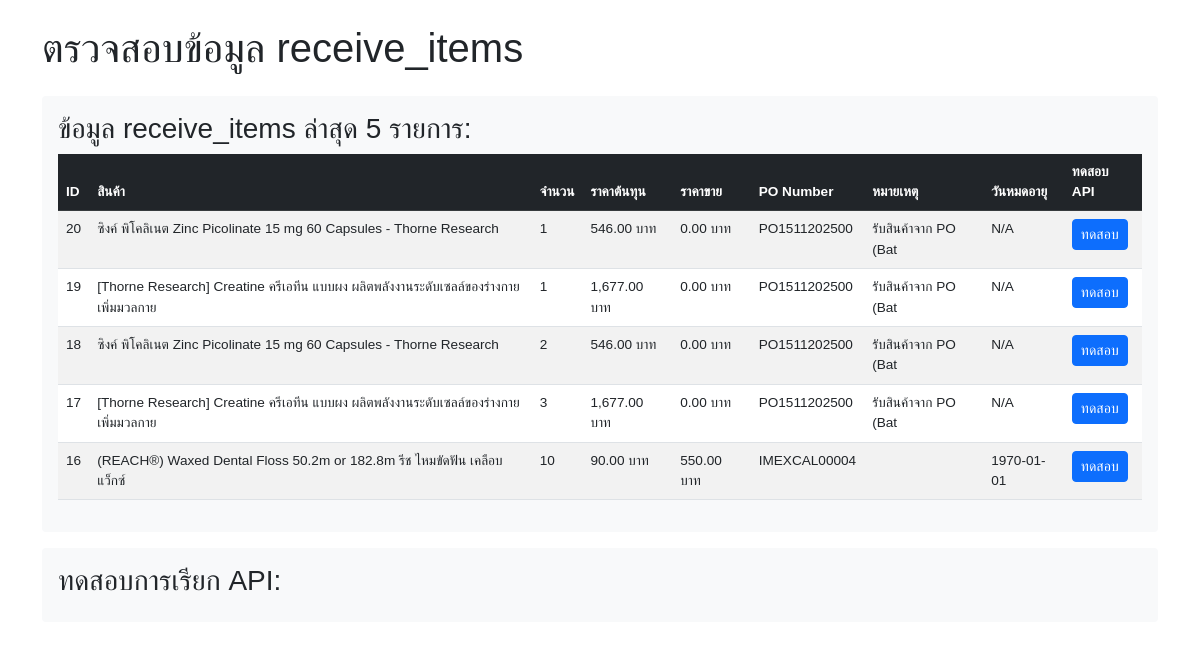
/receive/check_data.php, run on an earlier commit of the app's database.
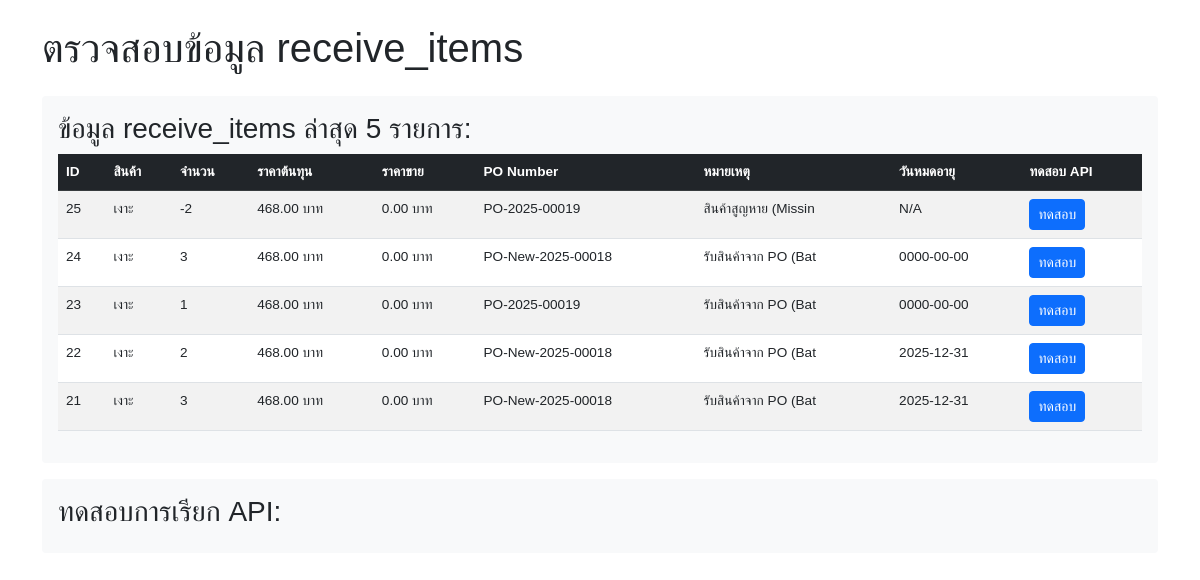
And on a later commit of the database.
### tables this page shows
CREATE TABLE `receive_items` (
  `receive_id` int(11) NOT NULL,
  `item_id` int(11) NOT NULL,
  `po_id` int(11) NOT NULL,
  `receive_qty` decimal(10,2) NOT NULL,
  `expiry_date` date DEFAULT NULL,
  `remark_color` varchar(50) DEFAULT NULL,
  `remark_split` varchar(50) DEFAULT NULL,
  `remark` text DEFAULT NULL,
  `created_by` int(11) DEFAULT NULL,
  `created_at` timestamp NULL DEFAULT current_timestamp()
);

CREATE TABLE `products` (
  `product_id` int(11) NOT NULL,
  `name` varchar(100) NOT NULL,
  `sku` varchar(255) DEFAULT NULL,
  `barcode` varchar(50) DEFAULT NULL,
  `unit` varchar(20) DEFAULT NULL,
  `image` varchar(255) DEFAULT NULL,
  `remark_color` varchar(100) NOT NULL,
  `remark_split` int(11) NOT NULL,
  `is_active` int(11) NOT NULL,
  `created_by` int(11) DEFAULT NULL,
  `created_at` datetime DEFAULT current_timestamp(),
  `product_category_id` int(11) DEFAULT NULL,
  `category_name` varchar(100) DEFAULT NULL COMMENT 'ชื่อประเภท'
);

CREATE TABLE `purchase_order_items` (
  `item_id` int(11) NOT NULL,
  `po_id` int(11) DEFAULT NULL,
  `product_id` int(11) DEFAULT NULL,
  `temp_product_id` int(11) DEFAULT NULL COMMENT 'ลิงก์ไปยัง temp_products หากเป็นสินค้าใหม่',
  `qty` decimal(10,2) DEFAULT NULL,
  `price_per_unit` decimal(10,2) DEFAULT NULL,
  `sale_price` decimal(10,2) NOT NULL,
  `total` decimal(12,2) DEFAULT NULL,
  `created_at` timestamp NOT NULL DEFAULT current_timestamp() ON UPDATE current_timestamp(),
  `currency_id` int(11) DEFAULT 1 COMMENT 'สกุลเงินของรายการ',
  `price_original` decimal(10,2) DEFAULT 0.00 COMMENT 'ราคาต่อหน่วยในสกุลเงินต้นฉบับ',
  `price_base` decimal(10,2) DEFAULT 0.00 COMMENT 'ราคาต่อหน่วยในสกุลเงินฐาน (บาท)',
  `currency` varchar(3) DEFAULT 'THB' COMMENT 'Currency code (THB, USD, etc.)',
  `original_price` decimal(10,2) DEFAULT NULL COMMENT 'Original price in the specified currency',
  `quantity` decimal(10,2) DEFAULT NULL COMMENT 'จำนวน (alias for qty)',
  `unit_price` decimal(10,2) DEFAULT NULL COMMENT 'ราคา/หน่วย (alias for price_per_unit)',
  `unit` varchar(20) DEFAULT NULL COMMENT 'หน่วยนับ',
  `po_item_amount` decimal(12,2) DEFAULT NULL COMMENT 'ยอดรวมรายการ'
);

CREATE TABLE `purchase_orders` (
  `po_id` int(11) NOT NULL,
  `po_number` varchar(20) DEFAULT NULL,
  `supplier_id` int(11) DEFAULT NULL COMMENT 'ลูกค้า',
  `order_date` datetime DEFAULT NULL,
  `total_amount` decimal(12,2) DEFAULT NULL,
  `ordered_by` int(11) DEFAULT NULL COMMENT 'ผู้บันทึก',
  `status` enum('pending','partial','completed','cancel') DEFAULT NULL,
  `remark` text DEFAULT NULL,
  `created_at` datetime NOT NULL DEFAULT current_timestamp() ON UPDATE current_timestamp(),
  `currency_id` int(11) DEFAULT 1 COMMENT 'สกุลเงินที่ใช้',
  `exchange_rate` decimal(10,6) DEFAULT 1.000000 COMMENT 'อัตราแลกเปลี่ยนขณะสั่งซื้อ',
  `total_amount_original` decimal(15,2) DEFAULT 0.00 COMMENT 'ยอดรวมในสกุลเงินต้นฉบับ',
  `total_amount_base` decimal(15,2) DEFAULT 0.00 COMMENT 'ยอดรวมในสกุลเงินฐาน (บาท)'
);

### receive/check_data.php (the view, shortened to what this page needs)
<?php
require '../config/db_connect.php';
?>
<!DOCTYPE html>
<html lang="th">
<head>
    <link href="https://cdn.jsdelivr.net/npm/bootstrap@5.3.0/dist/css/bootstrap.min.css" rel="stylesheet">
</head>
<body>
    <div class="container py-4">
        <h1 class="mb-4">ตรวจสอบข้อมูล receive_items</h1>
        <?php
        try {
            $sql = "SELECT r.receive_id, r.receive_qty, r.remark, r.expiry_date,
                           poi.price_per_unit, poi.sale_price,
                           p.name as product_name, po.po_number
                    FROM receive_items r
                    LEFT JOIN purchase_order_items poi ON r.item_id = poi.item_id
                    LEFT JOIN products p ON poi.product_id = p.product_id
                    LEFT JOIN purchase_orders po ON r.po_id = po.po_id
                    ORDER BY r.receive_id DESC LIMIT 5";
            $stmt = $pdo->query($sql);
            $results = $stmt->fetchAll(PDO::FETCH_ASSOC);
            if (empty($results)) {
                echo '<div class="alert alert-warning">ไม่พบข้อมูล receive_items</div>';
            } else {
                echo '<div class="test-result">';
                echo '<h3>ข้อมูล receive_items ล่าสุด 5 รายการ:</h3>';
                echo '<div class="table-responsive">';
                echo '<table class="table table-striped data-table">';
                echo '<thead class="table-dark">';
                echo '<tr>';
                echo '<th>ID</th>';
                echo '<th>สินค้า</th>';
                echo '<th>จำนวน</th>';
                echo '<th>ราคาต้นทุน</th>';
                echo '<th>ราคาขาย</th>';
                echo '<th>PO Number</th>';
                echo '<th>หมายเหตุ</th>';
                echo '<th>วันหมดอายุ</th>';
                echo '<th>ทดสอบ API</th>';
                echo '</tr>';
                echo '</thead>';
                echo '<tbody>';
                foreach ($results as $row) {
                    echo '<tr>';
                    echo '<td>' . $row['receive_id'] . '</td>';
                    echo '<td>' . htmlspecialchars($row['product_name'] ?? 'N/A') . '</td>';
                    echo '<td>' . number_format($row['receive_qty']) . '</td>';
                    echo '<td>' . number_format($row['price_per_unit'] ?? 0, 2) . ' บาท</td>';
                    echo '<td>' . number_format($row['sale_price'] ?? 0, 2) . ' บาท</td>';
                    echo '<td>' . htmlspecialchars($row['po_number'] ?? 'N/A') . '</td>';
                    echo '<td>' . htmlspecialchars(mb_substr($row['remark'] ?? '', 0, 20)) . '</td>';
                    echo '<td>' . ($row['expiry_date'] ?? 'N/A') . '</td>';
                    echo '<td><button class="btn btn-sm btn-primary test-api" data-id="' . $row['receive_id'] . '">ทดสอบ</button></td>';
                    echo '</tr>';
                }
                echo '</tbody>';
                echo '</table>';
                echo '</div>';
                echo '</div>';
            }
        } catch (Exception $e) {
            echo '<div class="alert alert-danger">Error: ' . $e->getMessage() . '</div>';
        }
        ?>
        <div class="test-result">
            <h3>ทดสอบการเรียก API:</h3>
        </div>
    </div>
</body>
</html>

What changed in the data, as far as the page shows it:
removed receive_items: receive_id "20", products.name "ซิงค์ พิโคลิเนต Zinc Picolinate 15 mg 60 Capsules - Thorne Research", receive_qty "1", item.price_per_unit "546.00", item.sale_price "0.00", po.po_number "PO1511202500", remark "รับสินค้าจาก PO (Bat", expiry_date "N/A"
removed receive_items: receive_id "19", products.name "[Thorne Research] Creatine ครีเอทีน แบบผง ผลิตพลังงานระดับเซลล์ของร่างกาย เพิ่มมวลกาย", receive_qty "1", item.price_per_unit "1,677.00", item.sale_price "0.00", po.po_number "PO1511202500", remark "รับสินค้าจาก PO (Bat", expiry_date "N/A"
removed receive_items: receive_id "18", products.name "ซิงค์ พิโคลิเนต Zinc Picolinate 15 mg 60 Capsules - Thorne Research", receive_qty "2", item.price_per_unit "546.00", item.sale_price "0.00", po.po_number "PO1511202500", remark "รับสินค้าจาก PO (Bat", expiry_date "N/A"
removed receive_items: receive_id "17", products.name "[Thorne Research] Creatine ครีเอทีน แบบผง ผลิตพลังงานระดับเซลล์ของร่างกาย เพิ่มมวลกาย", receive_qty "3", item.price_per_unit "1,677.00", item.sale_price "0.00", po.po_number "PO1511202500", remark "รับสินค้าจาก PO (Bat", expiry_date "N/A"
removed receive_items: receive_id "16", products.name "(REACH®) Waxed Dental Floss 50.2m or 182.8m รีช ไหมขัดฟัน เคลือบแว็กซ์", receive_qty "10", item.price_per_unit "90.00", item.sale_price "550.00", po.po_number "IMEXCAL00004", expiry_date "1970-01-01"
added receive_items: receive_id "25", products.name "เงาะ", receive_qty "-2", item.price_per_unit "468.00", item.sale_price "0.00", po.po_number "PO-2025-00019", remark "สินค้าสูญหาย (Missin", expiry_date "N/A"
added receive_items: receive_id "24", products.name "เงาะ", receive_qty "3", item.price_per_unit "468.00", item.sale_price "0.00", po.po_number "PO-New-2025-00018", remark "รับสินค้าจาก PO (Bat", expiry_date "0000-00-00"
added receive_items: receive_id "23", products.name "เงาะ", receive_qty "1", item.price_per_unit "468.00", item.sale_price "0.00", po.po_number "PO-2025-00019", remark "รับสินค้าจาก PO (Bat", expiry_date "0000-00-00"
added receive_items: receive_id "22", products.name "เงาะ", receive_qty "2", item.price_per_unit "468.00", item.sale_price "0.00", po.po_number "PO-New-2025-00018", remark "รับสินค้าจาก PO (Bat", expiry_date "2025-12-31"
added receive_items: receive_id "21", products.name "เงาะ", receive_qty "3", item.price_per_unit "468.00", item.sale_price "0.00", po.po_number "PO-New-2025-00018", remark "รับสินค้าจาก PO (Bat", expiry_date "2025-12-31"
